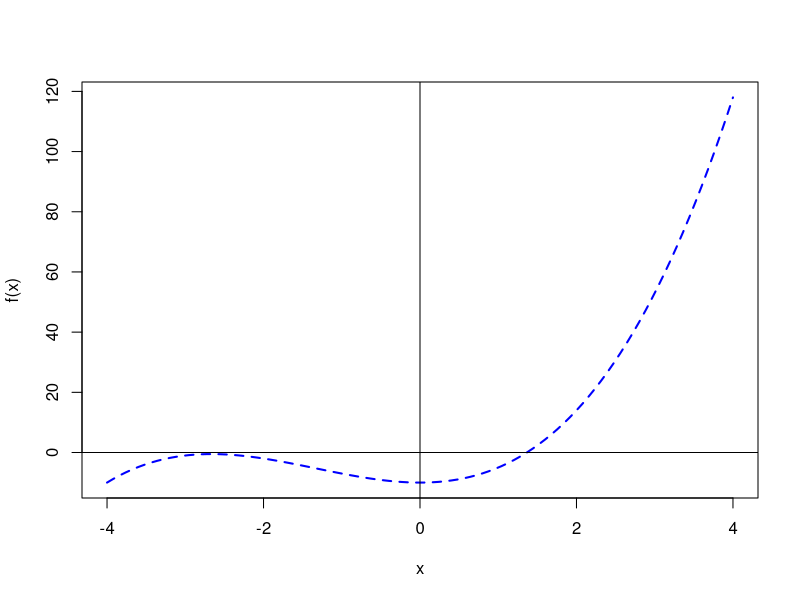

Reproduce this figure in R.
givenFunction<- function(x)
{
  return((x^3) + (4*(x^2)) - 10)
}


curve(givenFunction, xlim=c(-4,4), col='blue', lwd=2, lty=2, ylab='f(x)')
abline(h=0)
abline(v=0)

initialGuess<- -2


#define a g(x) function
gFunction<- function(x)
{
  return((10 / (x + 4))^(1/2))
}


fixedPointMethod<- function(x)
{
  n = 100
  epsilon = 0.0001
  x2<- x
  
  for(i in 1:n)
  {
    x_root<- gFunction(x2)
    if(abs(x2 - x_root) == epsilon )
      return(x_root)
    if(abs(x2 - x_root) < epsilon)
      return(x_root)
    x2<- x_root
    
  }
}
root<- fixedPointMethod(5)
root
checker<- givenFunction(root)
print(checker)





